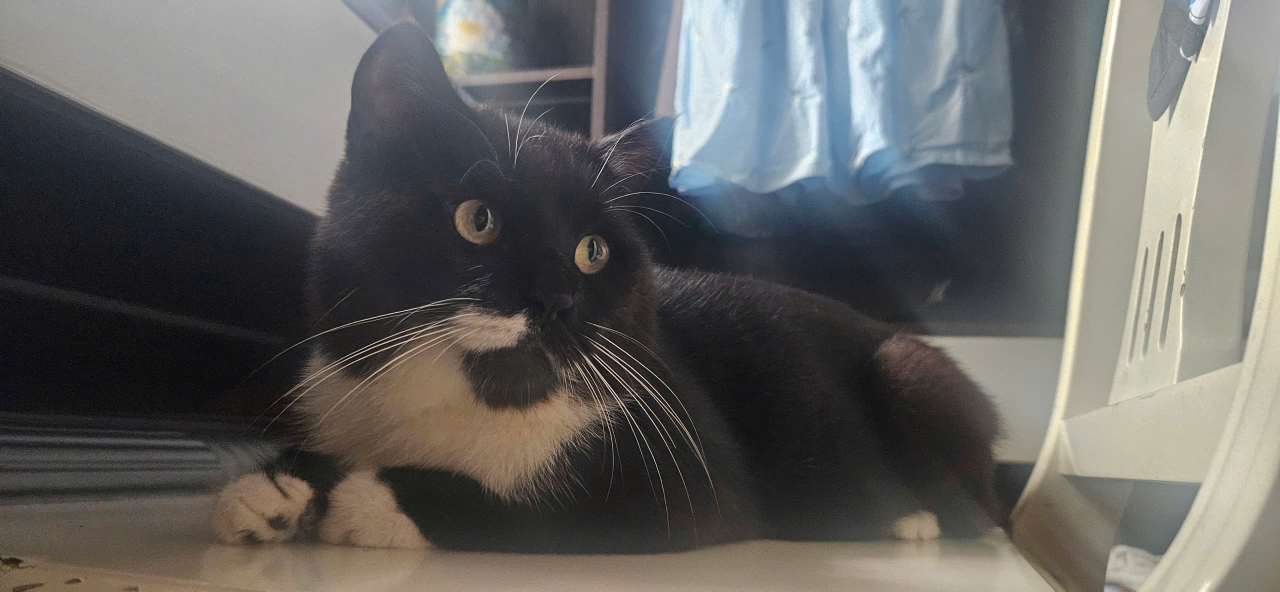
#> input picture IVP501/Chuot.jpg, 2560 x 1183 px (shown at 1/2 size)
$ jupyter execute 'Day 2.ipynb'
#> lines starting #> are read from the running program, lines starting #| are printed output that depends on the picture
[cell 1]
import cv2

img = cv2.imread("./Chuot.jpg")
#> img is the input picture: shape (1183, 2560, 3); mean B, G, R 96.5, 98.5, 99.3

img2 = img.copy()
# img2[:, :, 1:3] = 0
img2[:, :, 0] = 0
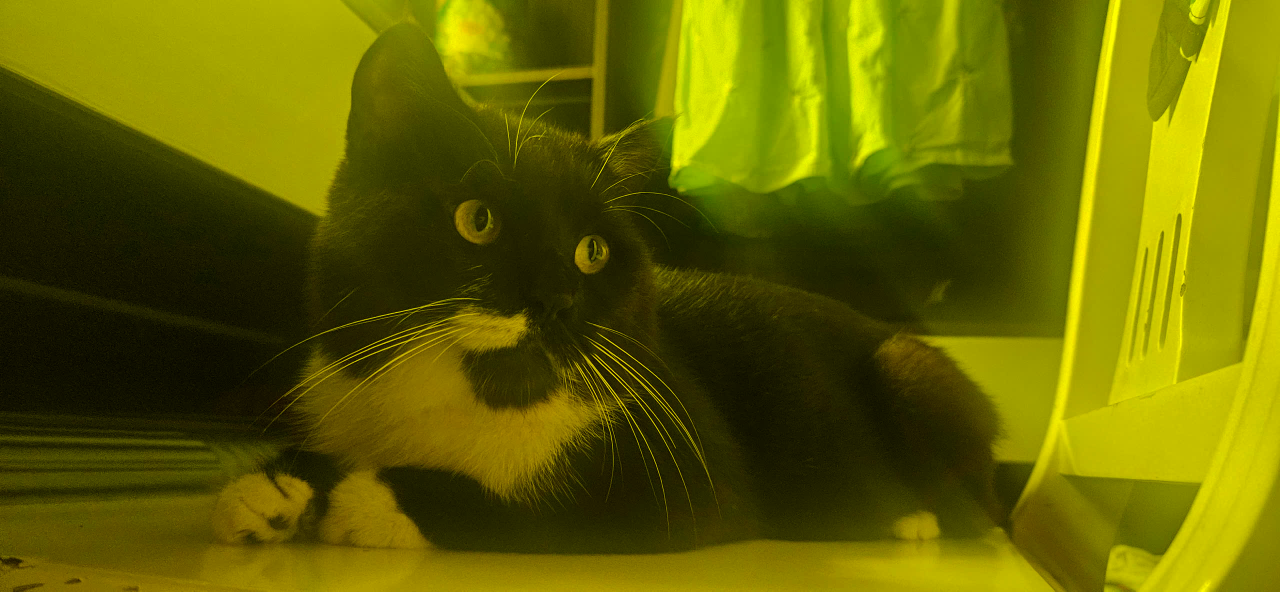
#> img2: shape (1183, 2560, 3) (shown at 1/2 size); mean B, G, R 0, 98.5, 99.3
img2[:, :, 2] = 0
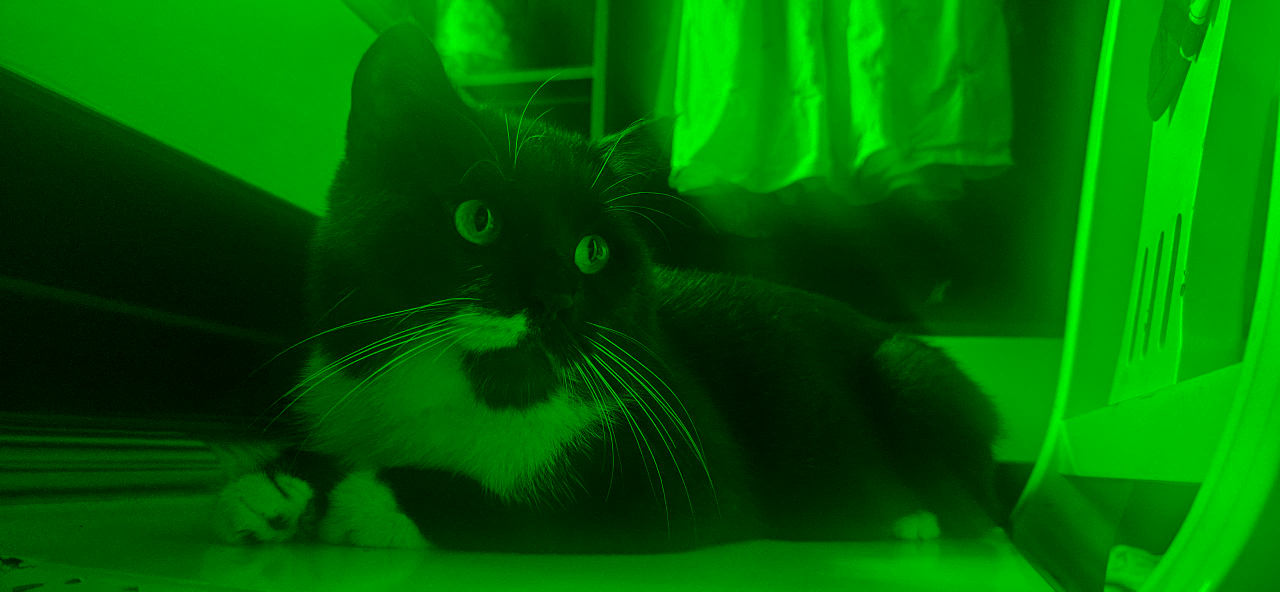
#> img2: shape (1183, 2560, 3) (shown at 1/2 size); mean B, G, R 0, 98.5, 0

img_rgb = cv2.cvtColor(img, cv2.COLOR_BGR2RGB)

# img_rgb[:, :, 0:2] = 0
img_rgb[:, :, 0] = 0
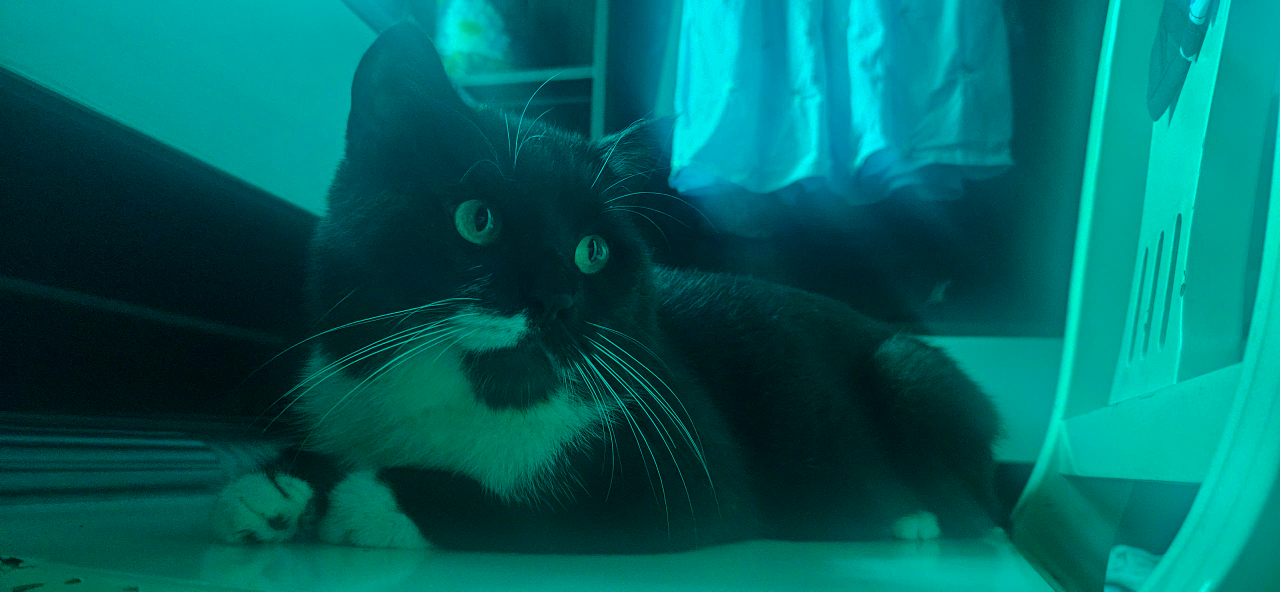
#> img_rgb: shape (1183, 2560, 3) (shown at 1/2 size); mean R, G, B 0, 98.5, 96.5
img_rgb[:, :, 2] = 0

# cv2.imshow("Chuot", img2)
# cv2.waitKey()

[cell 2]
import matplotlib.pyplot as plt

plt.imshow(img_rgb)
plt.show()

[cell 3]
# img_gray=cv2.cvtColor(img_rgb, cv2.COLOR_RGB2GRAY)

# print(img_gray)

# print(img)

[cell 4]
events = [i for i in dir(cv2) if "EVENT" in i]
print(events)

[cell 5]
img_sum=cv2.applyColorMap(img,cv2.COLORMAP_SUMMER)
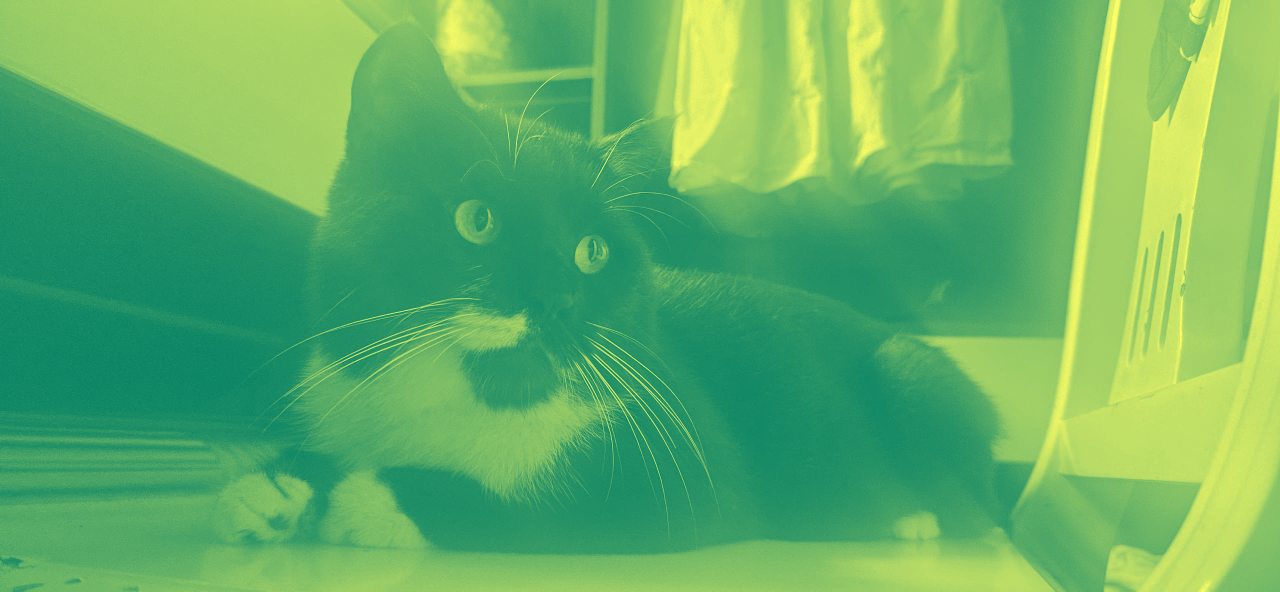
#> img_sum: shape (1183, 2560, 3) (shown at 1/2 size); mean B, G, R 102, 176.8, 98.5
img_ocean=cv2.applyColorMap(img,cv2.COLORMAP_OCEAN)
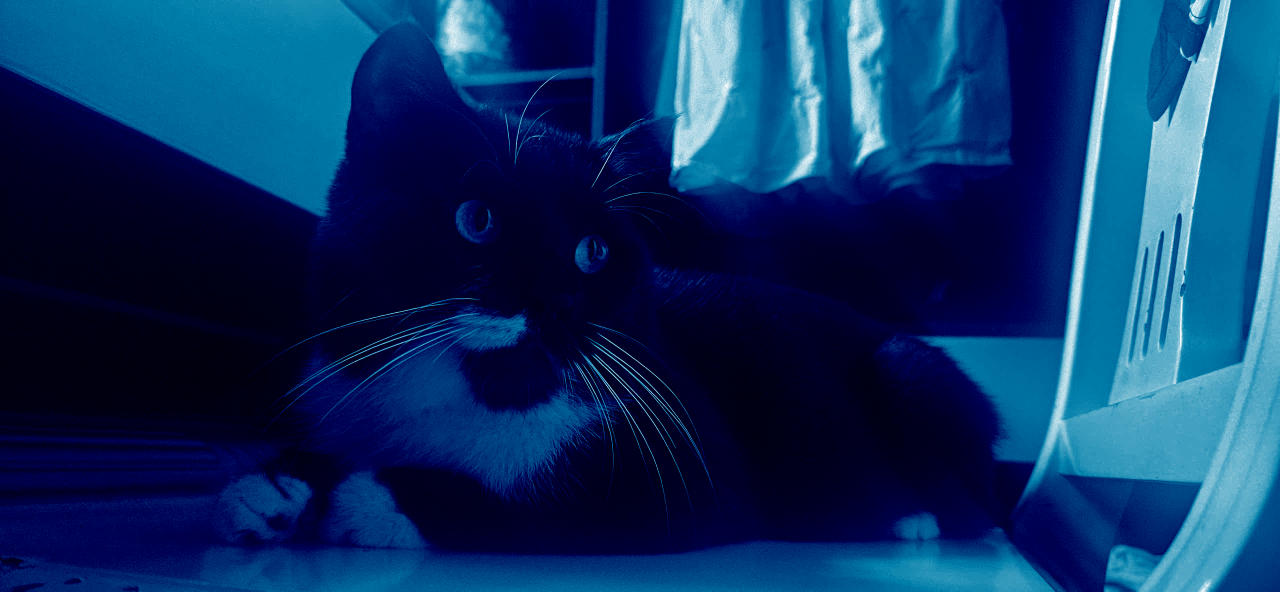
#> img_ocean: shape (1183, 2560, 3) (shown at 1/2 size); mean B, G, R 98.5, 49.4, 11.1

[cell 6]
plt.imshow(img_sum)

[cell 7]
plt.imshow(img_ocean)

## White Background

[cell 8]
import numpy as np
import cv2

white_bg = np.ones((1080, 1920, 3), dtype=np.uint8) * 255

# Create a named window and make it resizable
cv2.namedWindow("White Background", cv2.WINDOW_NORMAL)

while True:
    # Display the image
    cv2.imshow("White Background", white_bg)
    # Wait for a key press with a small delay (1ms)
    key = cv2.waitKey(1)
#> (key q is pressed here)
    # If 'q' or ESC is pressed, break the loop
    if key == ord("q") or key == 27:  # 27 is the ASCII code for ESC
        break

cv2.destroyAllWindows()
